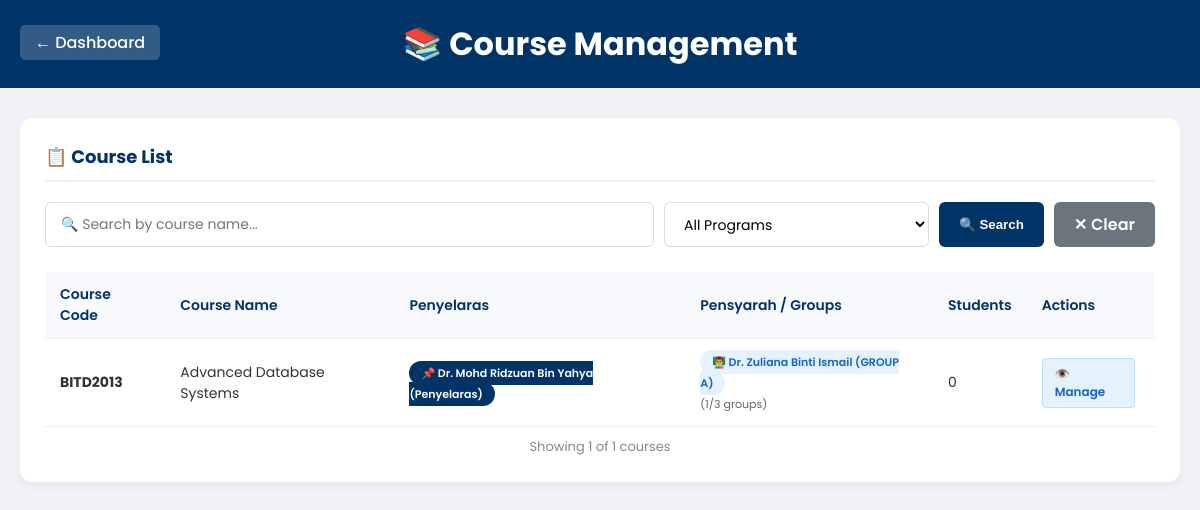
Screenshot of /course_management.php?program=BITD2013 (signed in) with the database file from the repository.
### tables this page shows
CREATE TABLE `class` (
  `class_id` int(11) NOT NULL,
  `class_name` varchar(100) NOT NULL,
  `class_code` varchar(20) NOT NULL,
  `group_name` varchar(50) DEFAULT NULL,
  `max_students` int(11) DEFAULT 50,
  `created_at` timestamp NOT NULL DEFAULT current_timestamp(),
  `coordinator_id` int(11) DEFAULT NULL
);

### course_management.php (the view, shortened to what this page needs)
<?php
include 'includes/config.php';
$search_term = isset($_GET['search']) ? trim($_GET['search']) : '';
$program_filter = isset($_GET['program']) ? trim($_GET['program']) : '';
$page = isset($_GET['page']) ? max(1, (int)$_GET['page']) : 1;
$limit = 5;
$offset = ($page - 1) * $limit;
$where_conditions = [];
if (!empty($program_filter)) {
    $safe_program = mysqli_real_escape_string($conn, $program_filter);
    $where_conditions[] = "c.class_code LIKE '$safe_program%'";
}
$where_clause = "";
if (!empty($where_conditions)) {
    $where_clause = " WHERE " . implode(" AND ", $where_conditions);
}
$count_query = "
    SELECT COUNT(DISTINCT c.class_id) as total
    FROM class c
    $where_clause
";
$count_result = mysqli_query($conn, $count_query);
$total_courses = $count_result->fetch_assoc()['total'];
$query = "
    SELECT DISTINCT c.class_id, c.class_code, c.class_name, c.coordinator_id,
           (SELECT COUNT(*) FROM course_lecturer WHERE class_id = c.class_id AND role = 'pensyarah') as total_pensyarah,
           (SELECT COUNT(*) FROM enrollment WHERE class_id = c.class_id) as total_students,
           COALESCE(
               (SELECT CONCAT(l.full_name, ' (Penyelaras)')
                FROM course_lecturer cl
                JOIN lecturer l ON cl.lecturer_id = l.lecturer_id
                WHERE cl.class_id = c.class_id AND cl.role = 'penyelaras'
                LIMIT 1),
               'Not assigned'
           ) as penyelaras_info,
           (SELECT GROUP_CONCAT(
                CONCAT(l.full_name, ' (', COALESCE(cl.group_name, 'No Group'), ')')
                SEPARATOR ' | '
            ) FROM course_lecturer cl
            JOIN lecturer l ON cl.lecturer_id = l.lecturer_id
            WHERE cl.class_id = c.class_id AND cl.role = 'pensyarah'
           ) as pensyarah_list
    FROM class c
    $where_clause
    ORDER BY c.class_code ASC
    LIMIT $limit OFFSET $offset
";
$courses_result = mysqli_query($conn, $query);
$all_courses = [];
while ($row = mysqli_fetch_assoc($courses_result)) {
    $all_courses[] = $row;
}
?>
<!DOCTYPE html>
<html lang="en">
<head>
</head>
<body>
    <div class="header">
        <a href="admin_dashboard.php" class="back-btn">← Dashboard</a>
        <h1>📚 Course Management</h1>
    </div>
    <div class="container">
        <div class="card">
            <h2>📋 Course List</h2>
            <form action="course_management.php" method="GET" class="search-filter-container">
                <input type="text" name="search" placeholder="🔍 Search by course name..." value="<?php echo htmlspecialchars($search_term); ?>">
                <select name="program">
                    <option value="">All Programs</option>
                </select>
                <button type="submit" class="search-btn">🔍 Search</button>
                <?php if(!empty($search_term) || !empty($program_filter)): ?>
                    <a href="course_management.php" class="clear-btn">✕ Clear</a>
                <?php endif; ?>
            </form>
            <div style="overflow-x: auto;">
                <table>
                    <thead>
                        <tr>
                            <th>Course Code</th>
                            <th>Course Name</th>
                            <th>Penyelaras</th>
                            <th>Pensyarah / Groups</th>
                            <th>Students</th>
                            <th>Actions</th>
                        </tr>
                    </thead>
                    <tbody>
                        <?php if(count($all_courses) > 0): ?>
                            <?php foreach($all_courses as $course): ?>
                                <tr>
                                    <td><strong><?php echo htmlspecialchars($course['class_code']); ?></strong></td>
                                    <td><?php echo htmlspecialchars($course['class_name']); ?></td>
                                    <td>
                                        <?php if($course['penyelaras_info'] && $course['penyelaras_info'] != 'Not assigned'): ?>
                                            <span class="badge-penyelaras">📌 <?php echo htmlspecialchars($course['penyelaras_info']); ?></span>
                                        <?php else: ?>
                                            <span style="color: #999; font-size: 12px;">⚠️ No coordinator assigned</span>
                                        <?php endif; ?>
                                    </td>
                                    <td>
                                        <?php if($course['pensyarah_list']): ?>
                                            <?php foreach(explode(' | ', $course['pensyarah_list']) as $p): ?>
                                                <span class="badge-pensyarah">👨‍🏫 <?php echo htmlspecialchars($p); ?></span>
                                                <br>
                                            <?php endforeach; ?>
                                            <span style="font-size: 11px; color: #666;">(<?php echo $course['total_pensyarah']; ?>/3 groups)</span>
                                        <?php else: ?>
                                            <span style="color: #999; font-size: 12px;">No pensyarah assigned</span>
                                        <?php endif; ?>
                                    </td>
                                    <td><?php echo $course['total_students']; ?></td>
                                    <td>
                                        <a href="course_management.php?view_id=<?php echo $course['class_id']; ?>&search=<?php echo urlencode($search_term); ?>&program=<?php echo urlencode($program_filter); ?>&page=<?php echo $page; ?>" class="action-btn btn-view">👁️ Manage</a>
                                    </td>
                                </tr>
                            <?php endforeach; ?>
                        <?php endif; ?>
                    </tbody>
                </table>
            </div>
            <div class="result-count">
                Showing <?php echo count($all_courses); ?> of <?php echo $total_courses; ?> courses
            </div>
        </div>
    </div>
</body>
</html>

### course_management.php (style rules this page uses)
* { margin: 0; padding: 0; box-sizing: border-box; }
body { font-family: 'Poppins', sans-serif; background: #f0f2f5; color: #333; }
.header { background: #003366; color: white; padding: 20px; text-align: center; position: relative; }
.back-btn { position: absolute; left: 20px; top: 25px; color: white; text-decoration: none; font-weight: 500; background: rgba(255,255,255,0.2); padding: 5px 15px; border-radius: 5px; }
.container { max-width: 1200px; margin: 30px auto; padding: 0 20px; }
.card { background: white; border-radius: 12px; padding: 25px; box-shadow: 0 4px 10px rgba(0,0,0,0.05); margin-bottom: 30px; }
.card h2 { font-size: 18px; color: #003366; margin-bottom: 20px; border-bottom: 2px solid #f0f2f5; padding-bottom: 10px; }
.badge-penyelaras { background: #003366; color: white; padding: 4px 12px; border-radius: 20px; font-size: 11px; font-weight: 600; }
.badge-pensyarah { background: #e3f2fd; color: #1565c0; padding: 4px 12px; border-radius: 20px; font-size: 11px; font-weight: 600; }
.search-filter-container { display: flex; gap: 10px; margin-bottom: 15px; flex-wrap: wrap; }
.search-filter-container input[type="text"] { flex: 2; min-width: 200px; padding: 10px 15px; border: 1px solid #ddd; border-radius: 6px; font-family: inherit; font-size: 14px; }
.search-filter-container select { padding: 10px 15px; border: 1px solid #ddd; border-radius: 6px; font-family: inherit; font-size: 14px; background: white; min-width: 150px; cursor: pointer; }
.search-btn { background: #003366; color: white; border: none; padding: 10px 20px; border-radius: 6px; cursor: pointer; font-weight: 600; white-space: nowrap; }
.clear-btn { background: #6c757d; color: white; border: none; padding: 10px 20px; border-radius: 6px; cursor: pointer; font-weight: 600; text-decoration: none; white-space: nowrap; }
.result-count { text-align: center; font-size: 13px; color: #888; margin-top: 10px; }
table { width: 100%; border-collapse: collapse; margin-top: 10px; }
th, td { padding: 12px 15px; text-align: left; border-bottom: 1px solid #eee; font-size: 14px; }
th { background: #f8f9fc; color: #003366; font-weight: 600; }
.action-btn { padding: 6px 12px; border-radius: 4px; text-decoration: none; font-size: 12px; font-weight: 600; margin-right: 5px; display: inline-block; }
.btn-view { background: #e3f2fd; color: #1565c0; border: 1px solid #bbdefb; }

### rows the page displays
class: class_code "BITD2013", class_name "Advanced Database Systems", penyelaras_info "Dr. Mohd Ridzuan Bin Yahya (Penyelaras)", p "Dr. Zuliana Binti Ismail (GROUP A)", total_pensyarah "1", total_students "0"

### other values shown
count($all_courses) "1"
$total_courses "1"
